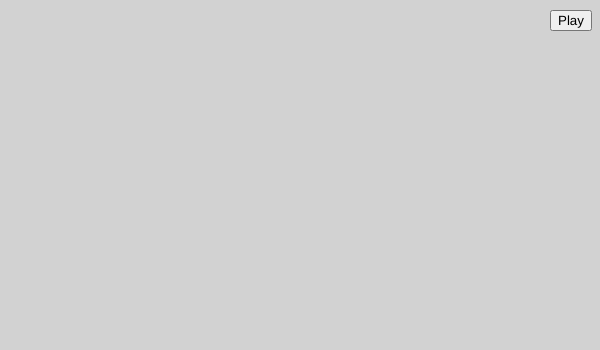
Frame 1 (no input)
Frame 60 (no input): identical to frame 1, image omitted
Frame 120 (the mouse pressed at the canvas centre since frame 60): identical to frame 1, image omitted

The p5.js sketch that drew this single still picture (run headless with seeded random() and noise() and a simulated clock; from frame 60 on, the mouse is pressed at the canvas centre):

// p5.js sketch
// ── sketch.js
// The Nature of Code
// Daniel Platt
// Chapter: 

let isPlaying = false;
let deltaTime = 0;
let lastTime = 0;
let movers = [];
let moverCount = 3;

function setup() {
  frameRate(30);
  lastTime = millis()
  createCanvas(600, 350);
  background(210);
  initPlayButton();
  initMovers();
}

function draw() {
  if (!isPlaying){
    return;
  }
  background(210);
  // Handle deltaTime
  let now = millis() / 1000;
  deltaTime = (now - lastTime);
  lastTime = now;
  for (let i = 0; i < movers.length; i++) {
    let frequency = 3;
    let amplitude = height/2
    let yPosition = amplitude * sin((TWO_PI) * now/frequency + i) + height/2;
    movers[i].position.y = yPosition;
    movers[i].update();
    movers[i].show();
    line(movers[i].position.x, height/2, movers[i].position.x, movers[i].position.y);
  }
}

function initPlayButton() {
  let playButton = createButton("Play");
  playButton.position(width-50, 10);
  playButton.mousePressed(togglePlay);
}

function initMovers() {
  // Create particels at a random point around the canvas with a random starting vector
  for (let i = 0; i < moverCount; i++) {
    movers[i] = new Mover(
      // random(width/2, width),
      width * (i+1)/(moverCount + 1),
      height/2,
      10, // starting size is equal to starting mass
      createVector(0,0), // Starting velocity
    ); 
  }
}

function togglePlay() {
  // Change the words on play button
  isPlaying = !isPlaying;
  this.html(isPlaying ? "Pause" : "Play"); // Update button text
}

// ── mover.js
// The nature of Code
// Daniel Platt
// Mover Class:
//    Draws a ball that moves around the space and is bounded by the boundaries
class Mover {
  constructor(x,y, mass, velocity) {
    // linear motion
    this.position = createVector(x, y);
    this.velocity = velocity;
    this.acceleration = createVector(0,0);
    this.radius = mass * 4;
    this.mass = mass;
    this.color = [200, map(this.mass, 0, 10, 0, 255), 250];
    // angular Motion
    this.angle = 0;
    this.angleVel= 0;
    this.angleAccel= 0
  }
  applyForce(force) {
    this.acceleration.add(p5.Vector.div(force,this.mass));
  }
  update() {
    // Update linear motion
    let timeAccel = this.acceleration.copy(); // technically unecissary
    this.velocity.add(timeAccel.mult(deltaTime)); // Vel += Accel * deltaTime
    let timeVel = this.velocity.copy(); // Copy to prevent modifying vector
    this.position.add(timeVel.mult(deltaTime)); // Pos += Vel * deltaTime
    this.acceleration.mult(0); 
    // Update Angular Motion
    this.angleVel += (this.angleAccel* deltaTime);
    this.angle += this.angleVel * deltaTime;
    this.angleAccel = 0; // reset accel
  }
  show() {
    push()
    fill(this.color[0], this.color[1], this.color[2], 200 );
    stroke(50);
    strokeWeight(1);
    translate(this.position.x, this.position.y)
    rotate(this.angle);
    circle(0 , 0, this.radius * 2);
    pop();
  }
  attract(mover) {
    // calculate direction of force
    let force = p5.Vector.sub(this.position, mover.position);
    let distance = force.mag();
    // limit the distance to eliminate extreme results
    distance = constrain(distance, 5, 50);
    // calc grav force
    let strength = (gravConst * this.mass * mover.mass) / (distance * distance);
    force.setMag(strength);
    return force;
  }
}
